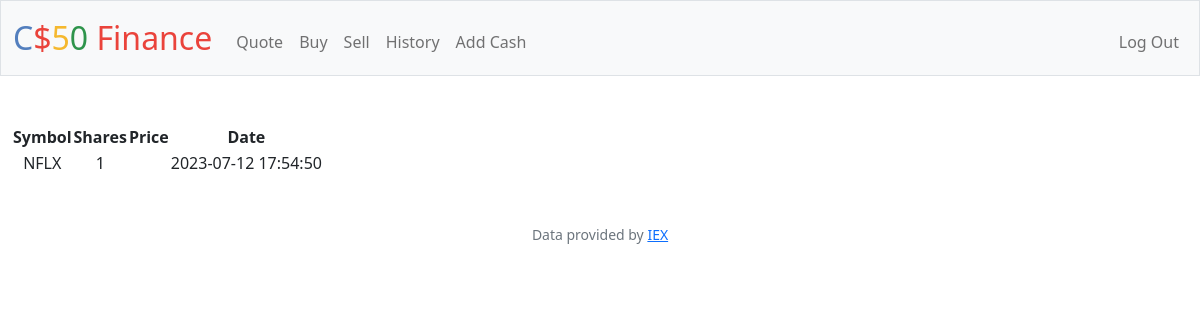
The app's page /history (signed in) with its own data.
### tables this page shows
CREATE TABLE 'transactions' ('id' INTEGER PRIMARY KEY AUTOINCREMENT NOT NULL, 'user_id' INTEGER, 'symbol' TEXT, 'shares' INTEGER, 'price' REAL, 'date' DATETIME);

### app.py (the view)
@app.route("/history")
@login_required
def history():
    user_id = session["user_id"]
    transactions_db = db.execute("SELECT * FROM transactions WHERE user_id = :id", id=user_id)
    return render_template("history.html", transactions=transactions_db)

### app.py (called while the page is built)
@app.after_request
def after_request(response):
    response.headers["Cache-Control"] = "no-cache, no-store, must-revalidate"
    response.headers["Expires"] = 0
    response.headers["Pragma"] = "no-cache"
    return response

### helpers.py (called while the page is built)
def login_required(f):
    @wraps(f)
    def decorated_function(*args, **kwargs):
        if session.get("user_id") is None:
            return redirect("/login")
        return f(*args, **kwargs)
    return decorated_function

### templates/history.html (shortened to what this page needs)
{% extends "layout.html" %}
{% block main %}
    <table>
        <thead>
            <tr>
                <th>Symbol</th>
                <th>Shares</th>
                <th>Price</th>
                <th>Date</th>
            </tr>
        </thead>
        <tbody>
            {% for row in transactions %}
            <tr>
                <td>{{ row["symbol"] }}</td>
                <td>{{ row["shares"] }}</td>
                <td>{{ row["price | usd"] }}</td>
                <td>{{ row["date"] }}</td>
            </tr>
            {% endfor %}
        </tbody>
    </table>
{% endblock %}

### records on screen
transactions: symbol "NFLX", shares "1", date "2023-07-12 17:54:50"
